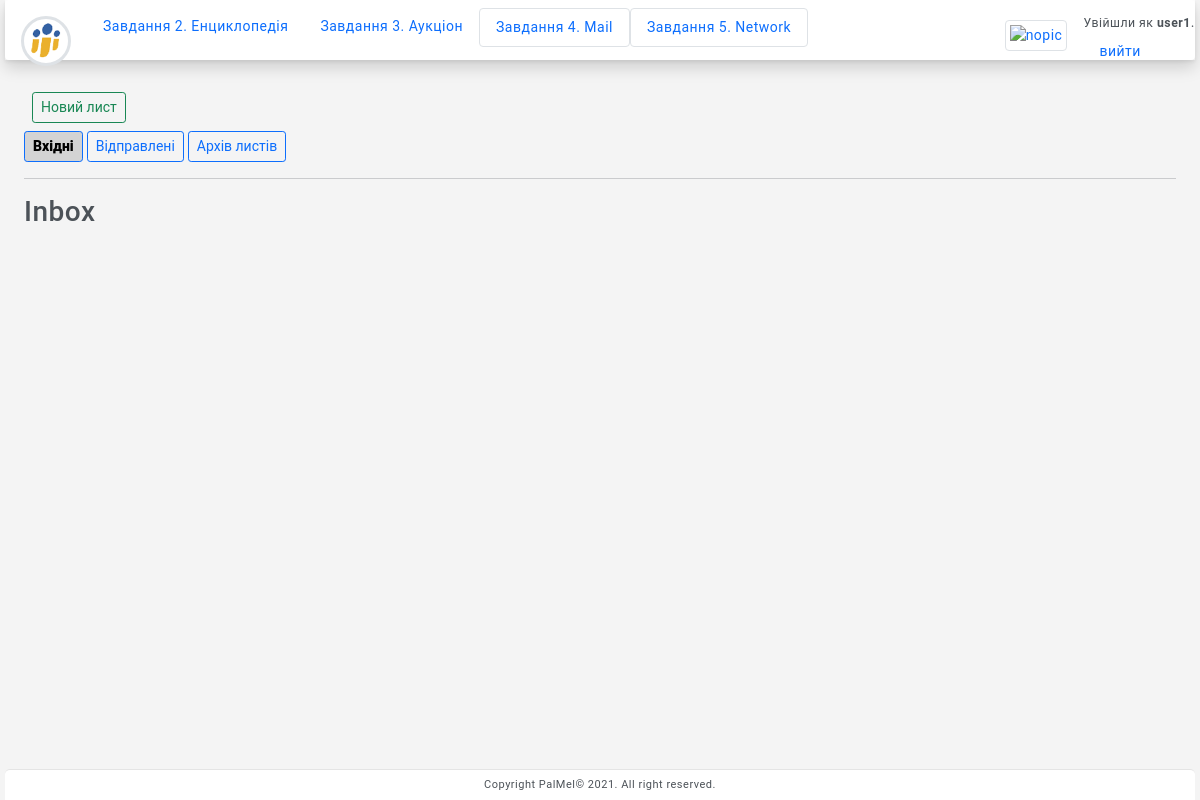
Before: /mail/ (signed in) with the older database file.
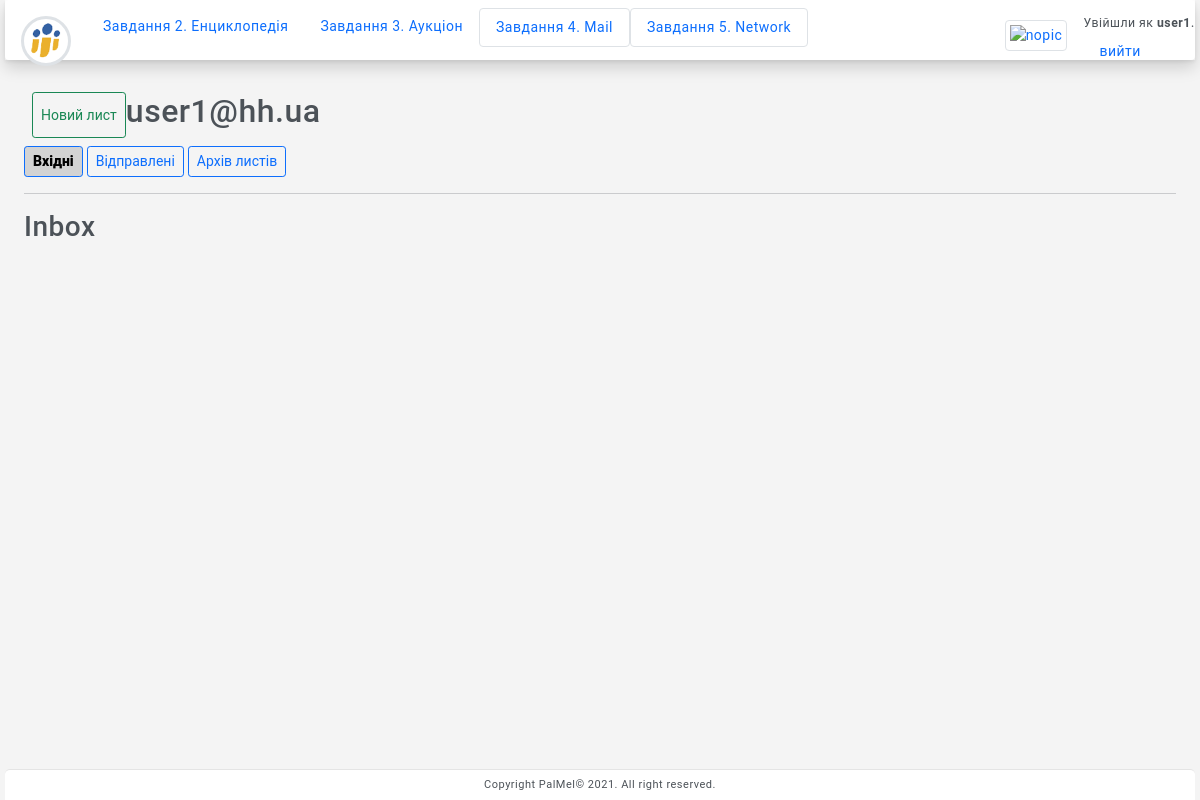
After: the same page with the newer database file.
### user/models.py (models this page shows)
class User(AbstractUser):
    pass

### mail/views.py (the view)
# urls.py: path("", views.index, name="index"), # всі аукціони
@login_required
def index(request):
        return render(request, "mail/inbox.html")

### mail/templates/mail/inbox.html (shortened to what this page needs)
{% extends "mail/layout.html" %}
{% load static %}
{% block body %}
<div class = "d-inline-flex p-2">
<button class="btn btn-sm btn-outline-success" id="compose">Новий лист</button>
    <div><h2>{{ request.user.email }}</h2></div>
</div>
<div>
    <button class="btn btn-sm btn-outline-primary" id="inbox">Вхідні</button>
    <button class="btn btn-sm btn-outline-primary" id="sent">Відправлені</button>
    <button class="btn btn-sm btn-outline-primary" id="archived">Архів листів</button>
</div>
    <hr>
    <div id="emails-view">
    </div>
{% endblock %}

### templates/base.html (shortened to what this page needs)
{% load static %}
<!DOCTYPE html>
<html lang="en">
  <head>
    <link href="https://cdn.jsdelivr.net/npm/bootstrap@5.1.3/dist/css/bootstrap.min.css" rel="stylesheet">
    <link href="{% static 'styles.css' %}" rel="stylesheet" />
  </head>
  <body>
    <body >
      <div class="wrapper toggled">
        <header>
<div class="topbar ">
            <nav class="navbar sticky-top navbar-light shadow rounded">
              <div class ="d-inline-flex">
                <a class="nav-link" href="{% url 'user:index' %}">
                  <img src="../static/favicon.png" class="rounded-circle border border-3 img-thumbnail small-picture" alt="nopic">
                </a>
                <div >
                  <a class="nav-link" href="{% url 'enc:index' %}">Завдання 2. Енциклопедія</a>
                </div>
                <div >
                  <a class="nav-link" href="{% url 'auction:index' %}">Завдання 3. Аукціон </a>
                </div>
                <div >
                  <a class="nav-link border rounded" href="{% url 'mail:index' %}"> Завдання 4. Mail </a>
                </div>
                <div >
                  <a class="nav-link border rounded" href="{% url 'network:index' %}"> Завдання 5. Network </a>
                </div>
              </div>
            <div class="nav-item ">
            {% if user.is_authenticated %}
            <div class ="d-inline-flex">
              <a class="nav-link" href="{% url 'user:index' %}">
              {% if request.session.photoUser %}
                <img src={{ request.session.photoUser }} class="small-picture rounded border border-1 img-thumbnail" alt="nopic">
              {% else %}
                <img src="../static/no_user_photo.png" class="small-picture rounded border border-1 img-thumbnail "  alt="nopic">
              {% endif %}
            </a>
                <div><small>Увійшли як <strong>{{ user.username }}</strong></small>.
                  <a class="nav-link" href="{% url 'user:logout' %}">вийти</a>
                </div>
                </div>
            {% else %}                        <a class="nav-link" href="{% url 'user:login' %}">Увійти</a>
            {% endif %}
            </div>
            </nav>
        </div>
        </header>
        <div class="page-wrapper">
          <div class="page-content">
            {% block content %}
            {% endblock %}
          </div>
        </div>
        <footer class="page-footer">
			<p class="mb-0">Copyright PalMel© 2021. All right reserved.</p>
		</footer>
    </body>
  </body>
</html>

Changed rows visible on the page:
changed User "user1": user.email (not shown) → "user1@hh.ua"
